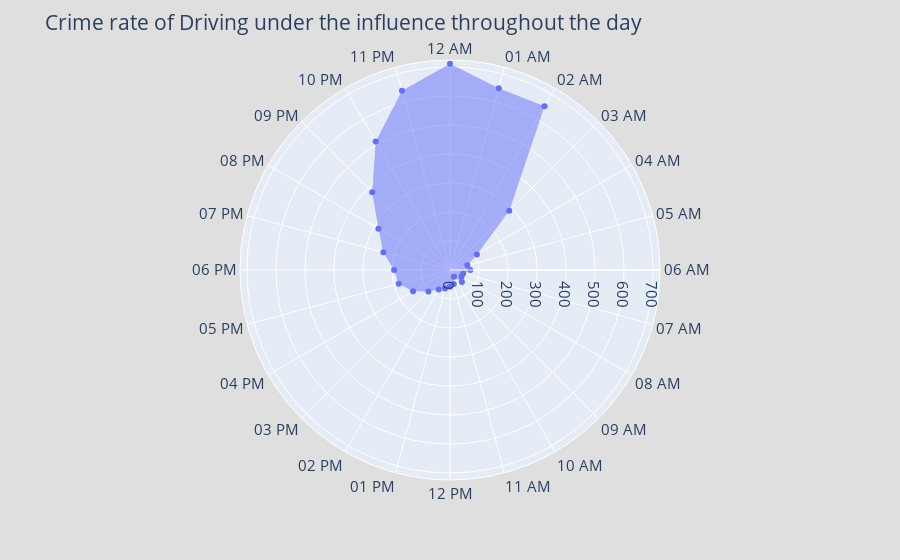

Notebook cell for this chart:
### Markdown cell above
**Question 1.3:**: Finally, choose a different crime type and create a polar plot of its 24hour cycle (Week 2, Part 4). Again, don't forget to comment as you would in a figure text.

### Code cell
import plotly.express as px

crime_type = "DRIVING UNDER THE INFLUENCE"

test_data = report_data.query(f"Category == '{crime_type}'").value_counts("12_hours").reindex(hour_order).reset_index().rename(columns = {0:"count"})
fig = px.scatter_polar(test_data, r="count", theta="12_hours")
fig.update_traces(fill='toself')
fig.update_layout(
    title = "Crime rate of driving under the influence throughout the day",
    font_size = 15,
    paper_bgcolor = "rgb(223, 223, 223)")
fig.show()

### Figure 1 — Plotly figure (JSON) as saved in the notebook; plotly's stock layout.template omitted (floating-point values rounded to 4 significant figures)
{"data": [{"fill": "toself", "hovertemplate": "count=%{r}<br>12_hours=%{theta}<extra></extra>", "legendgroup": "", "marker": {"color": "#636efa", "symbol": "circle"}, "mode": "markers", "name": "", "r": [711, 649, 652, 289, 107, 62, 70, 47, 46, 58, 27, 50, 58, 66, 78, 105, 147, 183, 193, 238, 285, 379, 512, 640], "showlegend": false, "subplot": "polar", "theta": ["12 AM", "01 AM", "02 AM", "03 AM", "04 AM", "05 AM", "06 AM", "07 AM", "08 AM", "09 AM", "10 AM", "11 AM", "12 PM", "01 PM", "02 PM", "03 PM", "04 PM", "05 PM", "06 PM", "07 PM", "08 PM", "09 PM", "10 PM", "11 PM"], "type": "scatterpolar"}], "layout": {"font": {"size": 15}, "legend": {"tracegroupgap": 0}, "margin": {"t": 60}, "paper_bgcolor": "rgb(223, 223, 223)", "polar": {"angularaxis": {"direction": "clockwise", "rotation": 90}, "domain": {"x": [0, 1], "y": [0, 1]}}, "title": {"text": "Crime rate of Driving under the influence throughout the day"}}}
